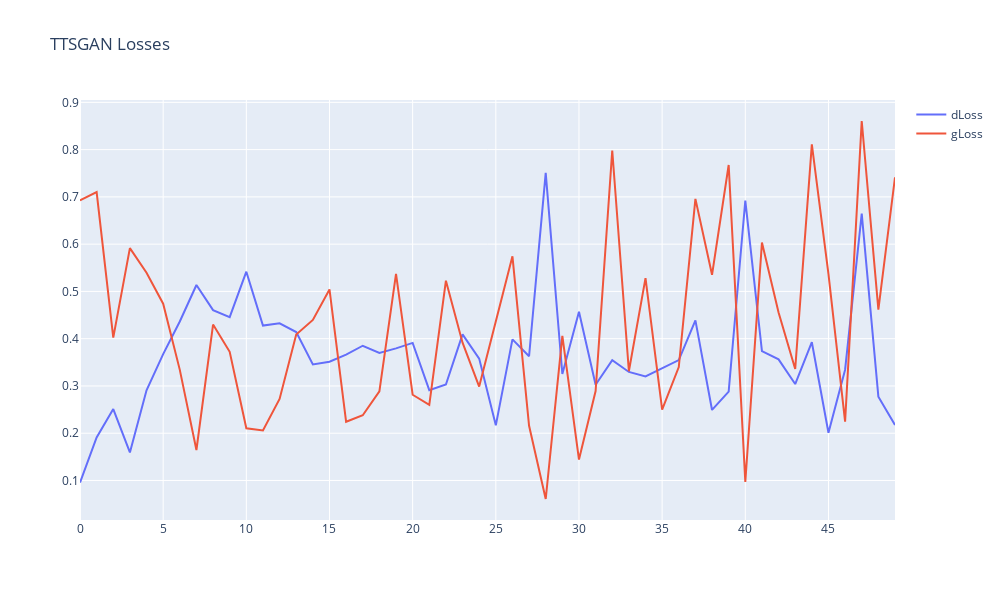

The notebook cell saved with this chart:
### Code cell
fig4 = go.Figure()

fig4.add_trace(go.Scatter(y=validation_discriminator_losses, mode="lines", showlegend=True, name='dLoss'))
fig4.add_trace(go.Scatter(y=validation_generator_losses, mode="lines", showlegend=True, name='gLoss'))
fig4.update_layout(width=1000, height=600, title="TTSGAN Losses")

fig4.show()
